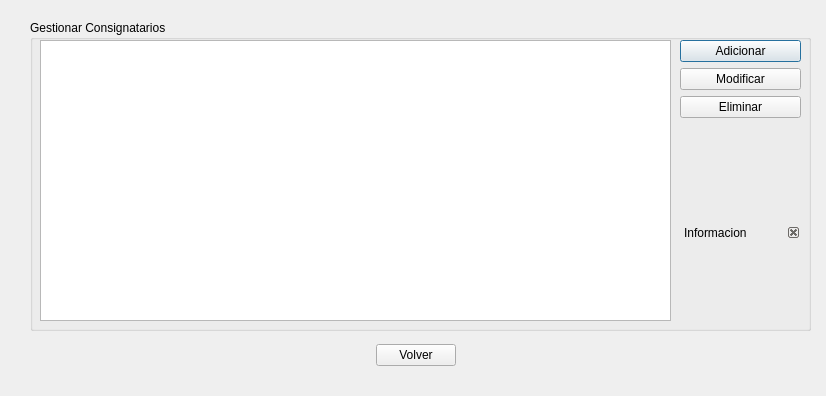
<?xml version="1.0" encoding="UTF-8"?>
<ui version="4.0">
 <class>Gconsignatarios</class>
 <widget class="QDialog" name="Gconsignatarios">
  <property name="geometry">
   <rect>
    <x>0</x>
    <y>0</y>
    <width>826</width>
    <height>396</height>
   </rect>
  </property>
  <property name="windowTitle">
   <string>Gestionar Consignatario</string>
  </property>
  <widget class="QGroupBox" name="groupBox_3">
   <property name="geometry">
    <rect>
     <x>30</x>
     <y>20</y>
     <width>781</width>
     <height>311</height>
    </rect>
   </property>
   <property name="title">
    <string>Gestionar Consignatarios</string>
   </property>
   <widget class="QTableView" name="lista3">
    <property name="geometry">
     <rect>
      <x>10</x>
      <y>20</y>
      <width>631</width>
      <height>281</height>
     </rect>
    </property>
   </widget>
   <widget class="QWidget" name="verticalLayoutWidget_3">
    <property name="geometry">
     <rect>
      <x>650</x>
      <y>20</y>
      <width>121</width>
      <height>281</height>
     </rect>
    </property>
    <layout class="QVBoxLayout" name="verticalLayout_2">
     <item>
      <widget class="QPushButton" name="addbutton3">
       <property name="text">
        <string>Adicionar</string>
       </property>
       <property name="icon">
        <iconset resource="pandasoft.qrc">
         <normaloff>:/images/list-add.png</normaloff>:/images/list-add.png</iconset>
       </property>
      </widget>
     </item>
     <item>
      <widget class="QPushButton" name="modbutton3">
       <property name="text">
        <string>Modificar</string>
       </property>
       <property name="icon">
        <iconset resource="pandasoft.qrc">
         <normaloff>:/images/document-edit.png</normaloff>:/images/document-edit.png</iconset>
       </property>
      </widget>
     </item>
     <item>
      <widget class="QPushButton" name="delbutton3">
       <property name="enabled">
        <bool>true</bool>
       </property>
       <property name="text">
        <string>Eliminar</string>
       </property>
       <property name="icon">
        <iconset resource="pandasoft.qrc">
         <normaloff>:/images/edit-delete.png</normaloff>:/images/edit-delete.png</iconset>
       </property>
      </widget>
     </item>
     <item>
      <spacer name="verticalSpacer_2">
       <property name="orientation">
        <enum>Qt::Vertical</enum>
       </property>
       <property name="sizeHint" stdset="0">
        <size>
         <width>20</width>
         <height>40</height>
        </size>
       </property>
      </spacer>
     </item>
     <item>
      <widget class="QDockWidget" name="informacion3">
       <property name="minimumSize">
        <size>
         <width>80</width>
         <height>80</height>
        </size>
       </property>
       <property name="font">
        <font>
         <weight>50</weight>
         <bold>false</bold>
        </font>
       </property>
       <property name="features">
        <set>QDockWidget::DockWidgetClosable</set>
       </property>
       <property name="windowTitle">
        <string>Informacion</string>
       </property>
       <widget class="QWidget" name="informacion3_2">
        <widget class="QLabel" name="informacionlabel3">
         <property name="geometry">
          <rect>
           <x>0</x>
           <y>0</y>
           <width>111</width>
           <height>51</height>
          </rect>
         </property>
         <property name="font">
          <font>
           <weight>50</weight>
           <bold>false</bold>
          </font>
         </property>
         <property name="text">
          <string/>
         </property>
        </widget>
       </widget>
      </widget>
     </item>
    </layout>
   </widget>
  </widget>
  <widget class="QWidget" name="horizontalLayoutWidget_6">
   <property name="geometry">
    <rect>
     <x>250</x>
     <y>340</y>
     <width>331</width>
     <height>31</height>
    </rect>
   </property>
   <layout class="QHBoxLayout" name="horizontalLayout_6">
    <item>
     <spacer name="horizontalSpacer">
      <property name="orientation">
       <enum>Qt::Horizontal</enum>
      </property>
      <property name="sizeHint" stdset="0">
       <size>
        <width>40</width>
        <height>20</height>
       </size>
      </property>
     </spacer>
    </item>
    <item>
     <widget class="QPushButton" name="volverboton">
      <property name="toolTip">
       <string>Volver a la Pantalla Principal</string>
      </property>
      <property name="statusTip">
       <string>Volver a la Pantalla Principal</string>
      </property>
      <property name="text">
       <string>Volver</string>
      </property>
      <property name="icon">
       <iconset resource="pandasoft.qrc">
        <normaloff>:/images/go-previous.png</normaloff>:/images/go-previous.png</iconset>
      </property>
     </widget>
    </item>
    <item>
     <spacer name="horizontalSpacer_2">
      <property name="orientation">
       <enum>Qt::Horizontal</enum>
      </property>
      <property name="sizeHint" stdset="0">
       <size>
        <width>40</width>
        <height>20</height>
       </size>
      </property>
     </spacer>
    </item>
   </layout>
  </widget>
 </widget>
 <resources>
  <include location="pandasoft.qrc"/>
 </resources>
 <connections>
  <connection>
   <sender>volverboton</sender>
   <signal>clicked()</signal>
   <receiver>Gconsignatarios</receiver>
   <slot>reject()</slot>
   <hints>
    <hint type="sourcelabel">
     <x>420</x>
     <y>351</y>
    </hint>
    <hint type="destinationlabel">
     <x>234</x>
     <y>371</y>
    </hint>
   </hints>
  </connection>
 </connections>
</ui>
